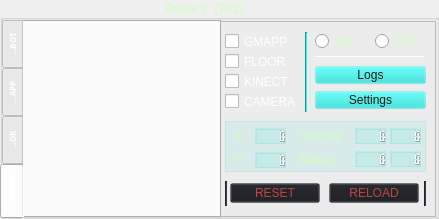
   <widget class="QGroupBox" name="robot_TB2">
    <property name="geometry">
     <rect>
      <x>150</x>
      <y>235</y>
      <width>439</width>
      <height>219</height>
     </rect>
    </property>
    <property name="styleSheet">
     <string notr="true">
color: rgb(206, 255, 188);</string>
    </property>
    <property name="title">
     <string>                                                 Robot 2  (TB2)</string>
    </property>
    <widget class="QFrame" name="options_TB2">
     <property name="geometry">
      <rect>
       <x>215</x>
       <y>21</y>
       <width>221</width>
       <height>196</height>
      </rect>
     </property>
     <property name="styleSheet">
      <string notr="true"/>
     </property>
     <property name="frameShape">
      <enum>QFrame::StyledPanel</enum>
     </property>
     <property name="frameShadow">
      <enum>QFrame::Raised</enum>
     </property>
     <widget class="Line" name="line_TB2_2">
      <property name="geometry">
       <rect>
        <x>90</x>
        <y>11</y>
        <width>2</width>
        <height>80</height>
       </rect>
      </property>
      <property name="styleSheet">
       <string notr="true">background: #1DDED8;</string>
      </property>
      <property name="orientation">
       <enum>Qt::Vertical</enum>
      </property>
     </widget>
     <widget class="QPushButton" name="configure_TB2_Button">
      <property name="geometry">
       <rect>
        <x>100</x>
        <y>70</y>
        <width>111</width>
        <height>18</height>
       </rect>
      </property>
      <property name="cursor">
       <cursorShape>PointingHandCursor</cursorShape>
      </property>
      <property name="styleSheet">
       <string notr="true">background: rgba(29, 222, 216, 0.1);
color: rgb(22, 22, 22)</string>
      </property>
      <property name="text">
       <string>Settings</string>
      </property>
     </widget>
     <widget class="QPushButton" name="logs_TB2_Button">
      <property name="geometry">
       <rect>
        <x>100</x>
        <y>45</y>
        <width>111</width>
        <height>18</height>
       </rect>
      </property>
      <property name="cursor">
       <cursorShape>PointingHandCursor</cursorShape>
      </property>
      <property name="styleSheet">
       <string notr="true">background: rgba(29, 222, 216, 0.1);
color: rgb(22, 22, 22)</string>
      </property>
      <property name="text">
       <string>Logs</string>
      </property>
     </widget>
     <widget class="QCheckBox" name="floor_TB2_Show">
      <property name="geometry">
       <rect>
        <x>10</x>
        <y>30</y>
        <width>61</width>
        <height>21</height>
       </rect>
      </property>
      <property name="cursor">
       <cursorShape>PointingHandCursor</cursorShape>
      </property>
      <property name="styleSheet">
       <string notr="true">color: white;</string>
      </property>
      <property name="text">
       <string>FLOOR</string>
      </property>
     </widget>
     <widget class="QCheckBox" name="kinect_TB2_Show">
      <property name="geometry">
       <rect>
        <x>10</x>
        <y>50</y>
        <width>71</width>
        <height>21</height>
       </rect>
      </property>
      <property name="cursor">
       <cursorShape>PointingHandCursor</cursorShape>
      </property>
      <property name="styleSheet">
       <string notr="true">color: white;</string>
      </property>
      <property name="text">
       <string>KINECT</string>
      </property>
     </widget>
     <widget class="QCheckBox" name="gmapp_TB2_Show">
      <property name="geometry">
       <rect>
        <x>10</x>
        <y>10</y>
        <width>71</width>
        <height>21</height>
       </rect>
      </property>
      <property name="cursor">
       <cursorShape>PointingHandCursor</cursorShape>
      </property>
      <property name="styleSheet">
       <string notr="true">color: white;</string>
      </property>
      <property name="text">
       <string>GMAPP</string>
      </property>
     </widget>
     <widget class="QCheckBox" name="camera_TB2_Show">
      <property name="geometry">
       <rect>
        <x>10</x>
        <y>70</y>
        <width>71</width>
        <height>21</height>
       </rect>
      </property>
      <property name="cursor">
       <cursorShape>PointingHandCursor</cursorShape>
      </property>
      <property name="styleSheet">
       <string notr="true">color: white;</string>
      </property>
      <property name="text">
       <string>CAMERA</string>
      </property>
     </widget>
     <widget class="QRadioButton" name="on_TB2_Viewer">
      <property name="geometry">
       <rect>
        <x>100</x>
        <y>10</y>
        <width>51</width>
        <height>21</height>
       </rect>
      </property>
      <property name="cursor">
       <cursorShape>PointingHandCursor</cursorShape>
      </property>
      <property name="text">
       <string>ON</string>
      </property>
     </widget>
     <widget class="QRadioButton" name="off_TB2_Viewer">
      <property name="geometry">
       <rect>
        <x>160</x>
        <y>10</y>
        <width>51</width>
        <height>21</height>
       </rect>
      </property>
      <property name="cursor">
       <cursorShape>PointingHandCursor</cursorShape>
      </property>
      <property name="text">
       <string>OFF</string>
      </property>
     </widget>
     <widget class="Line" name="line_TB2_1">
      <property name="geometry">
       <rect>
        <x>100</x>
        <y>35</y>
        <width>110</width>
        <height>1</height>
       </rect>
      </property>
      <property name="styleSheet">
       <string notr="true"/>
      </property>
      <property name="orientation">
       <enum>Qt::Horizontal</enum>
      </property>
     </widget>
     <widget class="QPushButton" name="reload_TB2">
      <property name="geometry">
       <rect>
        <x>114</x>
        <y>162</y>
        <width>90</width>
        <height>20</height>
       </rect>
      </property>
      <property name="cursor">
       <cursorShape>PointingHandCursor</cursorShape>
      </property>
      <property name="styleSheet">
       <string notr="true">color: rgb(193, 69, 69);
font: 75 9pt &quot;Clean&quot;;
background: rgba(25, 27, 33, 0.2);</string>
      </property>
      <property name="text">
       <string>RELOAD</string>
      </property>
     </widget>
     <widget class="Line" name="line_TB2_4">
      <property name="geometry">
       <rect>
        <x>209</x>
        <y>160</y>
        <width>2</width>
        <height>25</height>
       </rect>
      </property>
      <property name="styleSheet">
       <string notr="true">background: #313640;</string>
      </property>
      <property name="orientation">
       <enum>Qt::Vertical</enum>
      </property>
     </widget>
     <widget class="Line" name="line_TB2_3">
      <property name="geometry">
       <rect>
        <x>10</x>
        <y>160</y>
        <width>2</width>
        <height>25</height>
       </rect>
      </property>
      <property name="styleSheet">
       <string notr="true">background: #313640;</string>
      </property>
      <property name="orientation">
       <enum>Qt::Vertical</enum>
      </property>
     </widget>
     <widget class="QPushButton" name="reset_TB2">
      <property name="geometry">
       <rect>
        <x>15</x>
        <y>162</y>
        <width>90</width>
        <height>20</height>
       </rect>
      </property>
      <property name="cursor">
       <cursorShape>PointingHandCursor</cursorShape>
      </property>
      <property name="styleSheet">
       <string notr="true">color: rgb(193, 69, 69);
font: 75 9pt &quot;Clean&quot;;
background: rgba(25, 27, 33, 0.2);</string>
      </property>
      <property name="text">
       <string>RESET</string>
      </property>
     </widget>
     <widget class="QFrame" name="valuesTB2Frame">
      <property name="geometry">
       <rect>
        <x>10</x>
        <y>100</y>
        <width>201</width>
        <height>51</height>
       </rect>
      </property>
      <property name="styleSheet">
       <string notr="true">background: rgba(29, 222, 216, 0.1);</string>
      </property>
      <property name="frameShape">
       <enum>QFrame::StyledPanel</enum>
      </property>
      <property name="frameShadow">
       <enum>QFrame::Raised</enum>
      </property>
      <widget class="QLCDNumber" name="x_TB2_Value">
       <property name="geometry">
        <rect>
         <x>30</x>
         <y>7</y>
         <width>31</width>
         <height>16</height>
        </rect>
       </property>
      </widget>
      <widget class="QLabel" name="x_TB2_Label">
       <property name="geometry">
        <rect>
         <x>10</x>
         <y>7</y>
         <width>16</width>
         <height>16</height>
        </rect>
       </property>
       <property name="styleSheet">
        <string notr="true">background: transparent;
color: rgb(206, 255, 188);</string>
       </property>
       <property name="text">
        <string>X:</string>
       </property>
      </widget>
      <widget class="QLabel" name="y_TB2_Label">
       <property name="geometry">
        <rect>
         <x>10</x>
         <y>31</y>
         <width>16</width>
         <height>16</height>
        </rect>
       </property>
       <property name="styleSheet">
        <string notr="true">background: transparent;
color: rgb(206, 255, 188);</string>
       </property>
       <property name="text">
        <string>Y:</string>
       </property>
      </widget>
      <widget class="QLCDNumber" name="y_TB2_Value">
       <property name="geometry">
        <rect>
         <x>30</x>
         <y>31</y>
         <width>31</width>
         <height>16</height>
        </rect>
       </property>
      </widget>
      <widget class="QLabel" name="velocity_TB2_Label">
       <property name="geometry">
        <rect>
         <x>75</x>
         <y>7</y>
         <width>61</width>
         <height>16</height>
        </rect>
       </property>
       <property name="styleSheet">
        <string notr="true">background: transparent;
color: rgb(206, 255, 188);</string>
       </property>
       <property name="text">
        <string>Velocity:</string>
       </property>
      </widget>
      <widget class="QLCDNumber" name="linear_TB2_Value">
       <property name="geometry">
        <rect>
         <x>130</x>
         <y>7</y>
         <width>31</width>
         <height>16</height>
        </rect>
       </property>
      </widget>
      <widget class="QLabel" name="battery_TB2_Label">
       <property name="geometry">
        <rect>
         <x>75</x>
         <y>31</y>
         <width>61</width>
         <height>16</height>
        </rect>
       </property>
       <property name="styleSheet">
        <string notr="true">background: transparent;
color: rgb(206, 255, 188);</string>
       </property>
       <property name="text">
        <string>Battery:</string>
       </property>
      </widget>
      <widget class="QLCDNumber" name="turtleBat_TB2_Value">
       <property name="geometry">
        <rect>
         <x>130</x>
         <y>30</y>
         <width>31</width>
         <height>16</height>
        </rect>
       </property>
      </widget>
      <widget class="QLCDNumber" name="noteBat_TB2_Value">
       <property name="geometry">
        <rect>
         <x>165</x>
         <y>30</y>
         <width>31</width>
         <height>16</height>
        </rect>
       </property>
      </widget>
      <widget class="QLCDNumber" name="angular_TB2_Value">
       <property name="geometry">
        <rect>
         <x>165</x>
         <y>7</y>
         <width>31</width>
         <height>16</height>
        </rect>
       </property>
      </widget>
     </widget>
    </widget>
    <widget class="QTabWidget" name="viewer_TB2">
     <property name="geometry">
      <rect>
       <x>0</x>
       <y>20</y>
       <width>221</width>
       <height>198</height>
      </rect>
     </property>
     <property name="font">
      <font>
       <family>Tlwg Typist</family>
       <pointsize>6</pointsize>
       <weight>75</weight>
       <bold>true</bold>
      </font>
     </property>
     <property name="cursor">
      <cursorShape>PointingHandCursor</cursorShape>
     </property>
     <property name="layoutDirection">
      <enum>Qt::LeftToRight</enum>
     </property>
     <property name="styleSheet">
      <string notr="true">color: white;</string>
     </property>
     <property name="tabPosition">
      <enum>QTabWidget::West</enum>
     </property>
     <property name="tabShape">
      <enum>QTabWidget::Rounded</enum>
     </property>
     <property name="currentIndex">
      <number>3</number>
     </property>
     <property name="elideMode">
      <enum>Qt::ElideLeft</enum>
     </property>
     <widget class="QWidget" name="kinnect_TB2_Screen">
      <property name="toolTip">
       <string>Image from the Kinnect</string>
      </property>
      <attribute name="title">
       <string>ROBOT</string>
      </attribute>
     </widget>
     <widget class="QWidget" name="gmapp_TB2_Screen">
      <attribute name="title">
       <string>GMAPP</string>
      </attribute>
     </widget>
     <widget class="QWidget" name="floor_TB2_Screen">
      <attribute name="title">
       <string>FLOOR</string>
      </attribute>
     </widget>
     <widget class="QWidget" name="camera_TB2_Screen">
      <attribute name="title">
       <string>CAMERA</string>
      </attribute>
     </widget>
    </widget>
   </widget>
